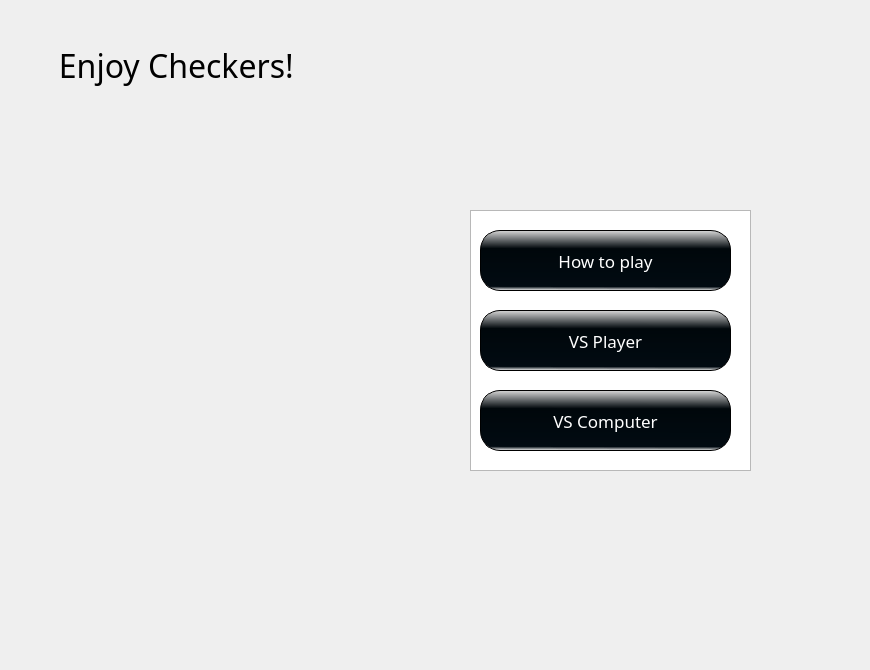
    <widget class="QWidget" name="page">
     <widget class="QLabel" name="WelcomeLabel">
      <property name="geometry">
       <rect>
        <x>0</x>
        <y>20</y>
        <width>361</width>
        <height>91</height>
       </rect>
      </property>
      <property name="font">
       <font>
        <family>Cooper Black</family>
        <pointsize>24</pointsize>
        <bold>false</bold>
        <strikeout>false</strikeout>
        <kerning>true</kerning>
       </font>
      </property>
      <property name="text">
       <string>Enjoy Checkers! </string>
      </property>
      <property name="textFormat">
       <enum>Qt::PlainText</enum>
      </property>
      <property name="alignment">
       <set>Qt::AlignCenter</set>
      </property>
     </widget>
     <widget class="QPushButton" name="RuleButton">
      <property name="geometry">
       <rect>
        <x>480</x>
        <y>230</y>
        <width>251</width>
        <height>61</height>
       </rect>
      </property>
      <property name="font">
       <font>
        <family>Cooper Black</family>
        <pointsize>13</pointsize>
       </font>
      </property>
      <property name="styleSheet">
       <string notr="true">QPushButton{
	color: white;
	background-color:qlineargradient(spread:reflect, x1:1, y1:0, x2:0.995, y2:1, stop:0 rgba(218, 218, 218, 255), stop:0.305419 rgba(0, 7, 11, 255), stop:0.935961 rgba(2, 11, 18, 255), stop:1 rgba(240, 240, 240, 255));
	border: 1px solid black;
	border-radius: 20px;
}</string>
      </property>
      <property name="text">
       <string>How to play</string>
      </property>
     </widget>
     <widget class="QLabel" name="BackgroundLabel">
      <property name="geometry">
       <rect>
        <x>-80</x>
        <y>-40</y>
        <width>861</width>
        <height>661</height>
       </rect>
      </property>
      <property name="styleSheet">
       <string notr="true">background-image:  url(:/image/background.jpg);</string>
      </property>
      <property name="text">
       <string/>
      </property>
     </widget>
     <widget class="QPushButton" name="StartButton">
      <property name="geometry">
       <rect>
        <x>480</x>
        <y>310</y>
        <width>251</width>
        <height>61</height>
       </rect>
      </property>
      <property name="font">
       <font>
        <family>Cooper Black</family>
        <pointsize>13</pointsize>
       </font>
      </property>
      <property name="styleSheet">
       <string notr="true">QPushButton{
	color: white;
	background-color:qlineargradient(spread:reflect, x1:1, y1:0, x2:0.995, y2:1, stop:0 rgba(218, 218, 218, 255), stop:0.305419 rgba(0, 7, 11, 255), stop:0.935961 rgba(2, 11, 18, 255), stop:1 rgba(240, 240, 240, 255));
	border: 1px solid black;
	border-radius: 20px;
}</string>
      </property>
      <property name="text">
       <string>VS Player</string>
      </property>
     </widget>
     <widget class="QPushButton" name="StartButton_cpu">
      <property name="geometry">
       <rect>
        <x>480</x>
        <y>390</y>
        <width>251</width>
        <height>61</height>
       </rect>
      </property>
      <property name="font">
       <font>
        <family>Cooper Black</family>
        <pointsize>13</pointsize>
       </font>
      </property>
      <property name="styleSheet">
       <string notr="true">QPushButton{
	color: white;
	background-color:qlineargradient(spread:reflect, x1:1, y1:0, x2:0.995, y2:1, stop:0 rgba(218, 218, 218, 255), stop:0.305419 rgba(0, 7, 11, 255), stop:0.935961 rgba(2, 11, 18, 255), stop:1 rgba(240, 240, 240, 255));
	border: 1px solid black;
	border-radius: 20px;
}</string>
      </property>
      <property name="text">
       <string>VS Computer</string>
      </property>
     </widget>
     <widget class="QListView" name="listView">
      <property name="geometry">
       <rect>
        <x>470</x>
        <y>210</y>
        <width>281</width>
        <height>261</height>
       </rect>
      </property>
      <property name="lineWidth">
       <number>0</number>
      </property>
     </widget>
     <zorder>BackgroundLabel</zorder>
     <zorder>listView</zorder>
     <zorder>WelcomeLabel</zorder>
     <zorder>RuleButton</zorder>
     <zorder>StartButton</zorder>
     <zorder>StartButton_cpu</zorder>
    </widget>
